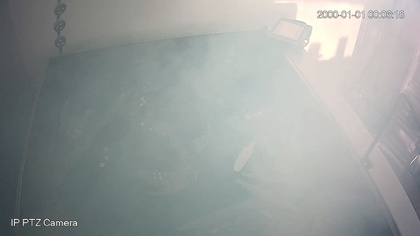
%> input picture 光电/matlab/start/2.jpg, 420 x 236 px, shrunk from 1920 x 1080 before the run, given in place of speedtestsmall1.jpg, which was not available
$ octave subblockhispro.m   (GNU Octave 9; MATLAB toolbox functions it lacks are replaced by stand-ins)
%> lines starting %> are read from the running program, lines starting %| are printed output that depends on the picture; pictures that were not available may be replaced by others from this repository, and a replacement may not be noted
%% 重叠子块直方图均衡
close all
clear all
clc
%% 图像输入及参数设置

%选择图像
imagename='1.jpg';
%读取源图像
imageres = imread(['F:\XY\master_thesis\speedtestimage\speedtestsmall',imagename]);
%> imageres is the input picture: size 236x420x3 uint8; mean R, G, B 151.8, 156.7, 154.9
figure,imshow(imageres,[0 255]);
%设置子块大小
subblockr = 128;
%设置重叠的尺寸
overlapr = 120;
%计算时使用
subblockrc = subblockr-1;
%得到图像的长和宽
[height,length]=size(imageres(:,:,1));
%> height = 236; length = 420
%设置出处理后图像
imagedes = zeros(height,length,3);
%> imagedes: size 236x420x3 double; every value is 0
blockcnt = zeros(height,length,3);
%进行如下处理得到数量
height_ternal = subblockrc-overlapr;
length_ternal = subblockrc-overlapr;
temp1 = 1:(height_ternal+1):height-subblockrc;
%> temp1 = [1 9 17 25 33 41 49 57 65 73 81 89 97 105]
heightloopr = size(temp1,2);
%> heightloopr = 14
temp2 = 1:(length_ternal+1):length-subblockrc;
%> temp2 = 37 values from 1 to 289
lengthloopr = size(temp2,2);
%> lengthloopr = 37
if(temp1(heightloopr) ~= height)
    heightloopr=heightloopr+1;
%> heightloopr = 15
end

if(temp2(lengthloopr) ~= length)
    lengthloopr=lengthloopr+1;
%> lengthloopr = 38
end
%初始化子块
subblock = zeros(subblockr,subblockr);
subblockhis = zeros(subblockr,subblockr);
clear temp;
%% 处理
for imagechannel=1:1:3
    %图像分块
    for i=1:1:heightloopr
        for j=1:1:lengthloopr
           datatemp(1) = i+height_ternal*(i-1);
           datatemp(2) = datatemp(1)+subblockrc;
           if(datatemp(2)>height)
              datatemp(2)=height;
           end
           datatemp(3) = j+length_ternal*(j-1);
           datatemp(4) = datatemp(3)+subblockrc;
           if(datatemp(4)>length)
              datatemp(4)=length;
           end
           %取子块
           subblock = imageres(datatemp(1):datatemp(2),datatemp(3):datatemp(4),imagechannel);
           %进行均衡
           subblockhis = histeq(subblock);
           %子块合成
           imagedes(datatemp(1):datatemp(2),datatemp(3):datatemp(4),imagechannel)=imagedes(datatemp(1):datatemp(2),datatemp(3):datatemp(4),imagechannel)+double(subblockhis);
           blockcnt(datatemp(1):datatemp(2),datatemp(3):datatemp(4),imagechannel)=blockcnt(datatemp(1):datatemp(2),datatemp(3):datatemp(4),imagechannel)+1;
        end
    end
end
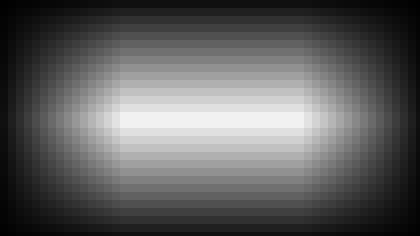
%> blockcnt: size 236x420x3 double; min 1, max 240, mean 93.9
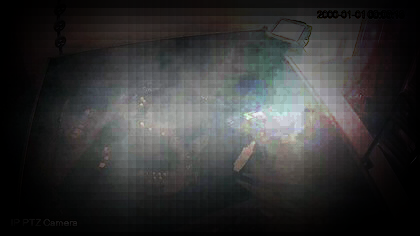
%> imagedes: size 236x420x3 double; mean R, G, B 11997.6, 12037.2, 12043.1; drawn with min black and max white
%> after the loop, datatemp = [113 236 297 420]

imagedes = round(imagedes./blockcnt);
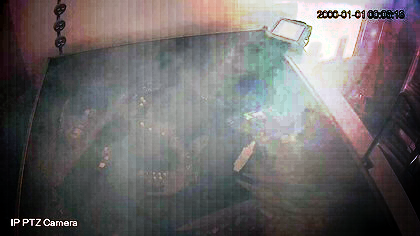
%> imagedes: size 236x420x3 double; mean R, G, B 107.5, 103.5, 104
imagedes = uint8(imagedes);
%> imagedes: size 236x420x3 uint8
imagedes(imagedes>255)=255;
imagedes(imagedes<0)=0;
figure,imshow(imagedes,[0 255]);
imwrite(imagedes,'subblockhis128-120-1.jpg');
